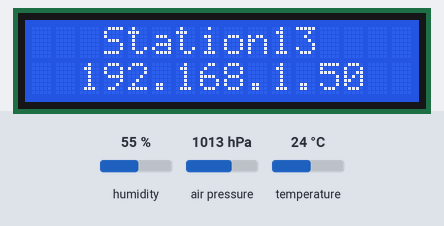
Recording of a sketch running on a simulated Arduino MKR. On the bench: 16×2 character LCD. The inputs (shaded band) are chosen by the test bench; at power-on: humidity 55 %, temperature 24 °C, air pressure 1013 hPa. WiFi joins after 1.5 s; servers stay silent unless stated.

Above: at 17.7 s.
17.8 s: humidity set to 22 %
At 22.3 s:
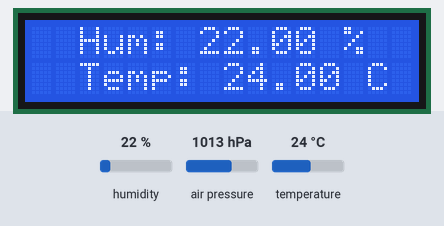
28.1 s: temperature set to 12 °C
At 37.9 s:
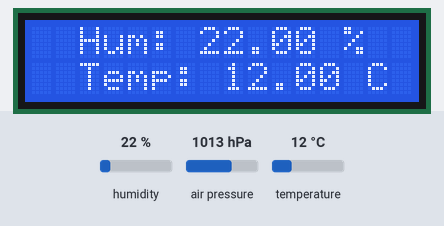
38.2 s: air pressure set to 952 hPa
At 43.0 s:
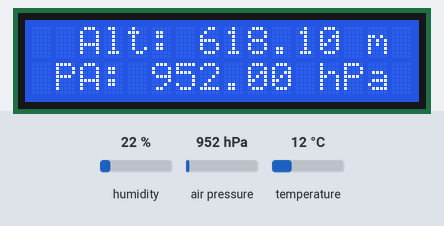
48.2 s: humidity set to 40 %
At 52.6 s:
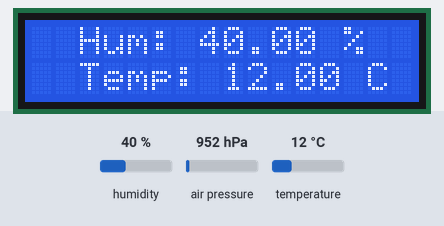
Timing chart, 0 to 54.1 s (numbered marks = the images above; inputs shaded):
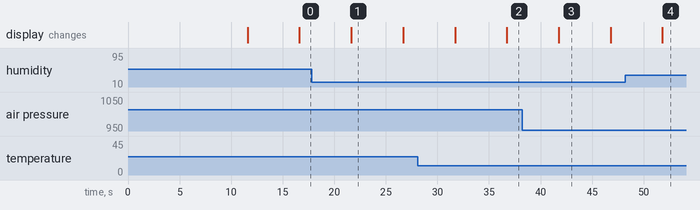

Measured:
- what the display in image 1 shows lasts 5.0 s, from 21.7 s to 26.7 s

The sketch:

main.ino
```cpp
#include <Adafruit_BME280.h>
#include <Wire.h>
#include <Adafruit_BME280.h>
#include <LiquidCrystal_I2C.h>
#include <WiFiNINA.h>
#include <SPI.h>
#include <WiFiNINA.h>


#define adresseI2CduBME280                0x76
#define pressionAuNiveauDeLaMerEnHpa      1024.90

Adafruit_BME280 bme;
LiquidCrystal_I2C lcd(0x27, 16, 2);

char ssid[] = "TON SSID ICI";
char pass[] = "TON MDP ICI";
int status = WL_IDLE_STATUS;

void setup() {

  Serial.begin(9600);
  while(!Serial);

  lcd.init();
  lcd.backlight();

  while (status != WL_CONNECTED) {
    lcd.setCursor(3,0);
    lcd.print("CONNEXION..");
    status = WiFi.begin(ssid, pass);
    delay(10000);
    lcd.clear();
  }

  lcd.setCursor(4,0);
  lcd.print("CONNEXION");
  lcd.setCursor(5,1);
  lcd.print("ETABLIE");
  delay(5000);
  lcd.clear();

  bme.begin(adresseI2CduBME280);
}

void loop() {

  lcd.clear();
  lcd.setCursor(3,0);
  lcd.print("Station13");

  lcd.setCursor(2,1);
  IPAddress ip = WiFi.localIP();
  lcd.print(ip);

  delay(5000);

  lcd.clear();
  lcd.setCursor(2,1);
  lcd.print("Temp: ");
  lcd.print(bme.readTemperature());
  lcd.print(" C");

  lcd.setCursor(2,0);
  lcd.print("Hum: ");
  lcd.print(bme.readHumidity());
  lcd.print(" %");

  delay(5000);

  lcd.clear();
  lcd.setCursor(1,1);
  lcd.print("PA: ");
  lcd.print(bme.readPressure() / 100.0F);
  lcd.print(" hPa");

  lcd.setCursor(2,0);
  lcd.print("Alt: ");
  lcd.print(bme.readAltitude(pressionAuNiveauDeLaMerEnHpa));
  lcd.print(" m");

  delay(5000);
}
```
